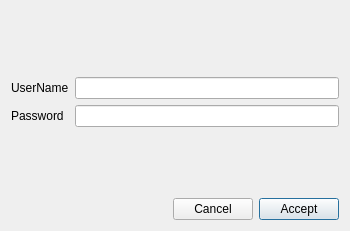
<?xml version="1.0" encoding="UTF-8"?>
<ui version="4.0">
 <class>RegisterDialog</class>
 <widget class="QDialog" name="RegisterDialog">
  <property name="geometry">
   <rect>
    <x>0</x>
    <y>0</y>
    <width>350</width>
    <height>231</height>
   </rect>
  </property>
  <property name="windowTitle">
   <string>Register</string>
  </property>
  <layout class="QVBoxLayout" name="verticalLayout">
   <item>
    <layout class="QFormLayout" name="formLayout">
     <property name="formAlignment">
      <set>Qt::AlignLeading|Qt::AlignLeft|Qt::AlignVCenter</set>
     </property>
     <item row="0" column="0">
      <widget class="QLabel" name="userNameLabel">
       <property name="text">
        <string>UserName</string>
       </property>
      </widget>
     </item>
     <item row="0" column="1">
      <widget class="QLineEdit" name="userNameLineEdit"/>
     </item>
     <item row="1" column="0">
      <widget class="QLabel" name="passwordLabel">
       <property name="text">
        <string>Password</string>
       </property>
      </widget>
     </item>
     <item row="1" column="1">
      <widget class="QLineEdit" name="passwordLineEdit"/>
     </item>
    </layout>
   </item>
   <item>
    <layout class="QHBoxLayout" name="horizontalLayout">
     <item>
      <spacer name="horizontalSpacer">
       <property name="orientation">
        <enum>Qt::Horizontal</enum>
       </property>
       <property name="sizeHint" stdset="0">
        <size>
         <width>40</width>
         <height>20</height>
        </size>
       </property>
      </spacer>
     </item>
     <item>
      <widget class="QPushButton" name="cancelButton">
       <property name="text">
        <string>Cancel</string>
       </property>
       <property name="autoDefault">
        <bool>false</bool>
       </property>
      </widget>
     </item>
     <item>
      <widget class="QPushButton" name="acceptButton">
       <property name="text">
        <string>Accept</string>
       </property>
      </widget>
     </item>
    </layout>
   </item>
  </layout>
 </widget>
 <resources/>
 <connections/>
</ui>
